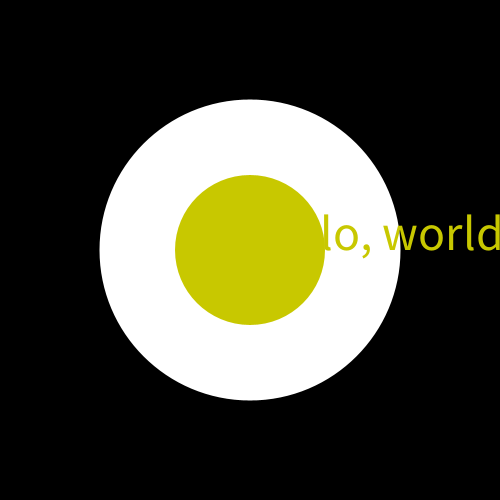
Frame 1 (no input)
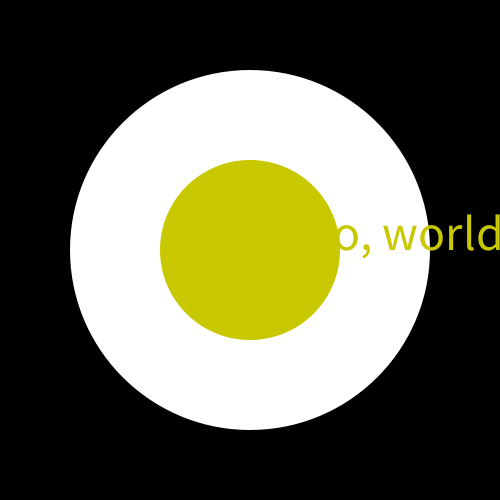
Frame 60 (the mouse pressed at the canvas centre just before this capture)
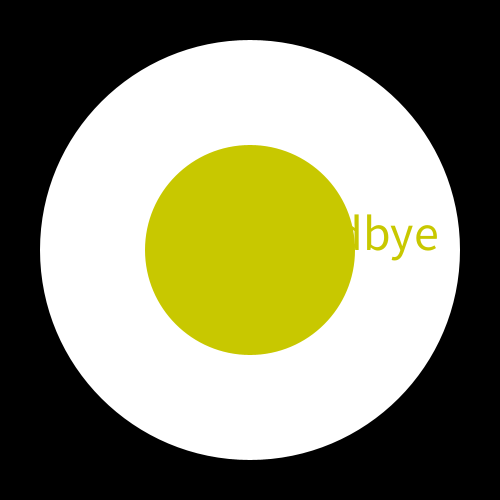
Frame 120 (the mouse held since frame 60 and released just before this capture)

The Processing sketch that drew these frames (run headless with seeded random() and noise(); from frame 60 on, the mouse is pressed at the canvas centre):

// Processing sketch: sketch_220624d
// ── sketch_220624d.pde
 //Variables demo
 
 
 String welcome = "Hello, world!"; // global variable
int diameter = 300;
void setup() {
  size(500, 500);
 
 
}

void draw() {
  background(0);
  // clears the screen so hello world and goodbye dont overlap
  diameter = diameter + 1;
  // incrementation
  noStroke();
  fill(255);
circle(width/2, height/2, diameter);

fill(200, 200, 0);
 circle(width/2, height/2, diameter/ 2);


  textSize(50);
  text(welcome, width/2, height/2);
}

void mousePressed() {
  println(welcome);
    welcome= "Goodbye";
}
